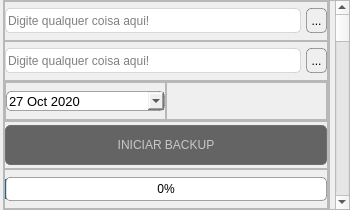
<?xml version="1.0" encoding="UTF-8"?>
<ui version="4.0">
 <class>main_backup</class>
 <widget class="QMainWindow" name="main_backup">
  <property name="windowModality">
   <enum>Qt::NonModal</enum>
  </property>
  <property name="geometry">
   <rect>
    <x>0</x>
    <y>0</y>
    <width>350</width>
    <height>210</height>
   </rect>
  </property>
  <property name="sizePolicy">
   <sizepolicy hsizetype="Expanding" vsizetype="Expanding">
    <horstretch>0</horstretch>
    <verstretch>0</verstretch>
   </sizepolicy>
  </property>
  <property name="minimumSize">
   <size>
    <width>350</width>
    <height>210</height>
   </size>
  </property>
  <property name="maximumSize">
   <size>
    <width>2048</width>
    <height>1080</height>
   </size>
  </property>
  <property name="font">
   <font>
    <family>Tahoma</family>
   </font>
  </property>
  <property name="windowTitle">
   <string>BACKUP - WARELINE</string>
  </property>
  <widget class="QWidget" name="centralwidget_layout">
   <property name="minimumSize">
    <size>
     <width>300</width>
     <height>100</height>
    </size>
   </property>
   <layout class="QHBoxLayout" name="horizontalLayout">
    <property name="spacing">
     <number>0</number>
    </property>
    <property name="leftMargin">
     <number>0</number>
    </property>
    <property name="topMargin">
     <number>0</number>
    </property>
    <property name="rightMargin">
     <number>0</number>
    </property>
    <property name="bottomMargin">
     <number>0</number>
    </property>
    <item>
     <widget class="QWidget" name="widget_base" native="true">
      <layout class="QHBoxLayout" name="horizontalLayout_8">
       <property name="spacing">
        <number>0</number>
       </property>
       <property name="leftMargin">
        <number>3</number>
       </property>
       <property name="topMargin">
        <number>0</number>
       </property>
       <property name="rightMargin">
        <number>0</number>
       </property>
       <property name="bottomMargin">
        <number>0</number>
       </property>
       <item>
        <widget class="QFrame" name="frame_6">
         <property name="frameShape">
          <enum>QFrame::StyledPanel</enum>
         </property>
         <property name="frameShadow">
          <enum>QFrame::Raised</enum>
         </property>
         <layout class="QVBoxLayout" name="verticalLayout_2">
          <property name="spacing">
           <number>0</number>
          </property>
          <property name="leftMargin">
           <number>0</number>
          </property>
          <property name="topMargin">
           <number>0</number>
          </property>
          <property name="rightMargin">
           <number>0</number>
          </property>
          <property name="bottomMargin">
           <number>0</number>
          </property>
          <item>
           <widget class="QFrame" name="frame_3">
            <property name="maximumSize">
             <size>
              <width>16777215</width>
              <height>40</height>
             </size>
            </property>
            <property name="frameShape">
             <enum>QFrame::StyledPanel</enum>
            </property>
            <property name="frameShadow">
             <enum>QFrame::Raised</enum>
            </property>
            <layout class="QHBoxLayout" name="horizontalLayout_3">
             <property name="spacing">
              <number>0</number>
             </property>
             <property name="leftMargin">
              <number>0</number>
             </property>
             <property name="topMargin">
              <number>0</number>
             </property>
             <property name="rightMargin">
              <number>0</number>
             </property>
             <property name="bottomMargin">
              <number>0</number>
             </property>
             <item>
              <widget class="QLineEdit" name="campoUpdate_2">
               <property name="minimumSize">
                <size>
                 <width>0</width>
                 <height>25</height>
                </size>
               </property>
               <property name="styleSheet">
                <string notr="true">QLineEdit {
	border-radius: 5px;
	border: 1px solid rgba(120,120,120,60);
}

QLineEdit:hover {
	border-radius: 5px;
	border: 1px solid rgba(30,30,30,100);
}</string>
               </property>
               <property name="inputMask">
                <string/>
               </property>
               <property name="text">
                <string/>
               </property>
               <property name="placeholderText">
                <string>Digite qualquer coisa aqui!</string>
               </property>
              </widget>
             </item>
             <item>
              <spacer name="horizontalSpacer">
               <property name="orientation">
                <enum>Qt::Horizontal</enum>
               </property>
               <property name="sizeType">
                <enum>QSizePolicy::Minimum</enum>
               </property>
               <property name="sizeHint" stdset="0">
                <size>
                 <width>5</width>
                 <height>5</height>
                </size>
               </property>
              </spacer>
             </item>
             <item>
              <widget class="QToolButton" name="toolButton_2">
               <property name="minimumSize">
                <size>
                 <width>0</width>
                 <height>25</height>
                </size>
               </property>
               <property name="styleSheet">
                <string notr="true">QToolButton{
	border-radius: 5px;
	border: 1px solid rgba(30,30,30,100);
}</string>
               </property>
               <property name="text">
                <string>...</string>
               </property>
              </widget>
             </item>
            </layout>
           </widget>
          </item>
          <item>
           <widget class="QFrame" name="frame_2">
            <property name="maximumSize">
             <size>
              <width>16777215</width>
              <height>40</height>
             </size>
            </property>
            <property name="frameShape">
             <enum>QFrame::StyledPanel</enum>
            </property>
            <property name="frameShadow">
             <enum>QFrame::Raised</enum>
            </property>
            <layout class="QHBoxLayout" name="horizontalLayout_4">
             <property name="spacing">
              <number>0</number>
             </property>
             <property name="leftMargin">
              <number>0</number>
             </property>
             <property name="topMargin">
              <number>0</number>
             </property>
             <property name="rightMargin">
              <number>0</number>
             </property>
             <property name="bottomMargin">
              <number>0</number>
             </property>
             <item>
              <widget class="QLineEdit" name="campoUpdate">
               <property name="minimumSize">
                <size>
                 <width>0</width>
                 <height>25</height>
                </size>
               </property>
               <property name="styleSheet">
                <string notr="true">QLineEdit {
	border-radius: 5px;
	border: 1px solid rgba(120,120,120,60);
}

QLineEdit:hover {
	border-radius: 5px;
	border: 1px solid rgba(30,30,30,100);
}</string>
               </property>
               <property name="inputMask">
                <string/>
               </property>
               <property name="text">
                <string/>
               </property>
               <property name="placeholderText">
                <string>Digite qualquer coisa aqui!</string>
               </property>
              </widget>
             </item>
             <item>
              <spacer name="horizontalSpacer_2">
               <property name="orientation">
                <enum>Qt::Horizontal</enum>
               </property>
               <property name="sizeType">
                <enum>QSizePolicy::Minimum</enum>
               </property>
               <property name="sizeHint" stdset="0">
                <size>
                 <width>5</width>
                 <height>5</height>
                </size>
               </property>
              </spacer>
             </item>
             <item>
              <widget class="QToolButton" name="toolButton">
               <property name="minimumSize">
                <size>
                 <width>0</width>
                 <height>25</height>
                </size>
               </property>
               <property name="maximumSize">
                <size>
                 <width>16777215</width>
                 <height>16777215</height>
                </size>
               </property>
               <property name="styleSheet">
                <string notr="true">QToolButton{
	border-radius: 5px;
	border: 1px solid rgba(30,30,30,100);
}</string>
               </property>
               <property name="text">
                <string>...</string>
               </property>
               <property name="popupMode">
                <enum>QToolButton::InstantPopup</enum>
               </property>
               <property name="toolButtonStyle">
                <enum>Qt::ToolButtonIconOnly</enum>
               </property>
               <property name="autoRaise">
                <bool>false</bool>
               </property>
               <property name="arrowType">
                <enum>Qt::NoArrow</enum>
               </property>
              </widget>
             </item>
            </layout>
           </widget>
          </item>
          <item>
           <widget class="QFrame" name="frame_8">
            <property name="maximumSize">
             <size>
              <width>16777215</width>
              <height>40</height>
             </size>
            </property>
            <property name="frameShape">
             <enum>QFrame::StyledPanel</enum>
            </property>
            <property name="frameShadow">
             <enum>QFrame::Raised</enum>
            </property>
            <layout class="QHBoxLayout" name="horizontalLayout_7">
             <property name="spacing">
              <number>0</number>
             </property>
             <property name="leftMargin">
              <number>0</number>
             </property>
             <property name="topMargin">
              <number>0</number>
             </property>
             <property name="rightMargin">
              <number>0</number>
             </property>
             <property name="bottomMargin">
              <number>0</number>
             </property>
             <item>
              <widget class="QFrame" name="frame_9">
               <property name="maximumSize">
                <size>
                 <width>16777215</width>
                 <height>40</height>
                </size>
               </property>
               <property name="frameShape">
                <enum>QFrame::StyledPanel</enum>
               </property>
               <property name="frameShadow">
                <enum>QFrame::Raised</enum>
               </property>
               <layout class="QVBoxLayout" name="verticalLayout_3">
                <property name="spacing">
                 <number>0</number>
                </property>
                <property name="leftMargin">
                 <number>0</number>
                </property>
                <property name="topMargin">
                 <number>0</number>
                </property>
                <property name="rightMargin">
                 <number>0</number>
                </property>
                <property name="bottomMargin">
                 <number>0</number>
                </property>
                <item>
                 <widget class="QDateEdit" name="dateEdit">
                  <property name="minimumSize">
                   <size>
                    <width>0</width>
                    <height>20</height>
                   </size>
                  </property>
                  <property name="font">
                   <font>
                    <pointsize>10</pointsize>
                   </font>
                  </property>
                  <property name="mouseTracking">
                   <bool>false</bool>
                  </property>
                  <property name="layoutDirection">
                   <enum>Qt::LeftToRight</enum>
                  </property>
                  <property name="styleSheet">
                   <string notr="true">QDateEdit{
	border: 1px solid rgba(30,30,30,100);
	border-radius: 5px;
}</string>
                  </property>
                  <property name="buttonSymbols">
                   <enum>QAbstractSpinBox::UpDownArrows</enum>
                  </property>
                  <property name="specialValueText">
                   <string/>
                  </property>
                  <property name="accelerated">
                   <bool>false</bool>
                  </property>
                  <property name="correctionMode">
                   <enum>QAbstractSpinBox::CorrectToPreviousValue</enum>
                  </property>
                  <property name="keyboardTracking">
                   <bool>false</bool>
                  </property>
                  <property name="showGroupSeparator" stdset="0">
                   <bool>false</bool>
                  </property>
                  <property name="dateTime">
                   <datetime>
                    <hour>0</hour>
                    <minute>0</minute>
                    <second>0</second>
                    <year>2020</year>
                    <month>10</month>
                    <day>27</day>
                   </datetime>
                  </property>
                  <property name="currentSection">
                   <enum>QDateTimeEdit::DaySection</enum>
                  </property>
                  <property name="calendarPopup">
                   <bool>true</bool>
                  </property>
                  <property name="currentSectionIndex">
                   <number>0</number>
                  </property>
                  <property name="timeSpec">
                   <enum>Qt::LocalTime</enum>
                  </property>
                 </widget>
                </item>
               </layout>
              </widget>
             </item>
             <item>
              <widget class="QFrame" name="frame_7">
               <property name="maximumSize">
                <size>
                 <width>16777215</width>
                 <height>40</height>
                </size>
               </property>
               <property name="frameShape">
                <enum>QFrame::StyledPanel</enum>
               </property>
               <property name="frameShadow">
                <enum>QFrame::Raised</enum>
               </property>
               <layout class="QVBoxLayout" name="verticalLayout"/>
              </widget>
             </item>
            </layout>
           </widget>
          </item>
          <item>
           <widget class="QFrame" name="frame_4">
            <property name="maximumSize">
             <size>
              <width>16777215</width>
              <height>60</height>
             </size>
            </property>
            <property name="frameShape">
             <enum>QFrame::StyledPanel</enum>
            </property>
            <property name="frameShadow">
             <enum>QFrame::Raised</enum>
            </property>
            <layout class="QHBoxLayout" name="horizontalLayout_5">
             <property name="spacing">
              <number>0</number>
             </property>
             <property name="leftMargin">
              <number>0</number>
             </property>
             <property name="topMargin">
              <number>0</number>
             </property>
             <property name="rightMargin">
              <number>0</number>
             </property>
             <property name="bottomMargin">
              <number>0</number>
             </property>
             <item>
              <widget class="QPushButton" name="iniciarBackup">
               <property name="minimumSize">
                <size>
                 <width>0</width>
                 <height>40</height>
                </size>
               </property>
               <property name="styleSheet">
                <string notr="true">QPushButton{	
	
	font: 20pt &quot;Humanst521 Lt BT&quot;;
	color: rgb(200,200,200);
	background-color: rgb(100,100,100);
	border-radius: 5px;
	border: 1px solid rgb(110,110,110);
}

QPushButton:hover{
	color: rgb(255,255,255);
	background-color: rgb(120,120,120);
	border-radius: 5px;
}

QPushButton:pressed{	
	background-color: rgb(191,0,0);
}</string>
               </property>
               <property name="text">
                <string>INICIAR BACKUP</string>
               </property>
              </widget>
             </item>
            </layout>
           </widget>
          </item>
          <item>
           <widget class="QFrame" name="frame_5">
            <property name="maximumSize">
             <size>
              <width>16777215</width>
              <height>40</height>
             </size>
            </property>
            <property name="frameShape">
             <enum>QFrame::StyledPanel</enum>
            </property>
            <property name="frameShadow">
             <enum>QFrame::Raised</enum>
            </property>
            <layout class="QHBoxLayout" name="horizontalLayout_6">
             <property name="spacing">
              <number>0</number>
             </property>
             <property name="leftMargin">
              <number>0</number>
             </property>
             <property name="topMargin">
              <number>0</number>
             </property>
             <property name="rightMargin">
              <number>0</number>
             </property>
             <property name="bottomMargin">
              <number>0</number>
             </property>
             <item>
              <widget class="QProgressBar" name="progressBarBackup">
               <property name="minimumSize">
                <size>
                 <width>5</width>
                 <height>0</height>
                </size>
               </property>
               <property name="styleSheet">
                <string notr="true">QProgressBar{
	border-radius: 5px;
	border: 1px solid rgba(30,30,30,100);
}</string>
               </property>
               <property name="value">
                <number>0</number>
               </property>
               <property name="alignment">
                <set>Qt::AlignCenter</set>
               </property>
               <property name="textVisible">
                <bool>true</bool>
               </property>
               <property name="invertedAppearance">
                <bool>false</bool>
               </property>
               <property name="textDirection">
                <enum>QProgressBar::TopToBottom</enum>
               </property>
              </widget>
             </item>
            </layout>
           </widget>
          </item>
         </layout>
        </widget>
       </item>
       <item>
        <widget class="QFrame" name="frame">
         <property name="frameShape">
          <enum>QFrame::StyledPanel</enum>
         </property>
         <property name="frameShadow">
          <enum>QFrame::Raised</enum>
         </property>
         <layout class="QHBoxLayout" name="horizontalLayout_2">
          <property name="spacing">
           <number>0</number>
          </property>
          <property name="leftMargin">
           <number>0</number>
          </property>
          <property name="topMargin">
           <number>0</number>
          </property>
          <property name="rightMargin">
           <number>0</number>
          </property>
          <property name="bottomMargin">
           <number>0</number>
          </property>
          <item>
           <spacer name="horizontalSpacer_3">
            <property name="orientation">
             <enum>Qt::Horizontal</enum>
            </property>
            <property name="sizeType">
             <enum>QSizePolicy::Minimum</enum>
            </property>
            <property name="sizeHint" stdset="0">
             <size>
              <width>5</width>
              <height>5</height>
             </size>
            </property>
           </spacer>
          </item>
          <item>
           <widget class="QScrollBar" name="verticalScrollBar">
            <property name="orientation">
             <enum>Qt::Vertical</enum>
            </property>
           </widget>
          </item>
         </layout>
        </widget>
       </item>
      </layout>
     </widget>
    </item>
   </layout>
  </widget>
 </widget>
 <resources/>
 <connections/>
</ui>
